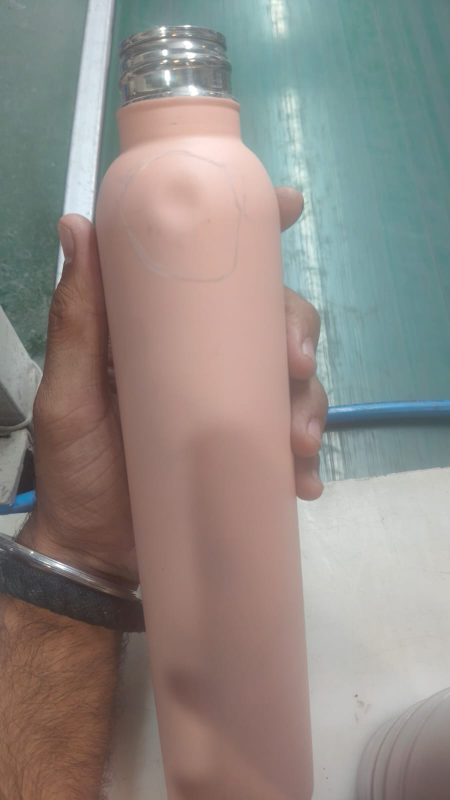
#> input picture data/nano_defects/raw_unannotated/nano_001.jpg, 900 x 1600 px (shown at 1/2 size)
$ python evaluate_nano_defects.py
#> lines starting #> are read from the running program, lines starting #| are printed output that depends on the picture; after the words box and inside, x2 and y2 are one past the last pixel; in counts of white or black regions, pixels touching at a corner belong together
### utils/visual_heuristics.py
from __future__ import annotations

from dataclasses import dataclass

import numpy as np
from PIL import Image

try:
    import cv2
except Exception:  # pragma: no cover - covered by logic fallback
    cv2 = None


@dataclass(frozen=True)
class SpeckleHeuristicResult:
    flagged: bool
    cluster_count: int
    area_ratio: float
    dark_ratio: float
    reason: str | None
    bbox: tuple[int, int, int, int] | None = None
    confidence: str = "low"


@dataclass(frozen=True)
class SurfaceMarkHeuristicResult:
    flagged: bool
    line_count: int
    reason: str | None
    bbox: tuple[int, int, int, int] | None = None
    confidence: str = "low"


def detect_dark_speckles(image: Image.Image) -> SpeckleHeuristicResult:
    if cv2 is None:
        return SpeckleHeuristicResult(False, 0, 0.0, 0.0, None)

    rgb = np.array(image.convert("RGB"))
    if rgb.size == 0:
        return SpeckleHeuristicResult(False, 0, 0.0, 0.0, None)

    gray = cv2.cvtColor(rgb, cv2.COLOR_RGB2GRAY)
    h, w = gray.shape
    if h < 80 or w < 80:
        return SpeckleHeuristicResult(False, 0, 0.0, 0.0, None)

    # Focus on the inner product area and ignore most of the background.
    x1 = int(w * 0.18)
    x2 = int(w * 0.82)
    y1 = int(h * 0.18)
    y2 = int(h * 0.82)
    roi = gray[y1:y2, x1:x2]

    blur = cv2.GaussianBlur(roi, (5, 5), 0)
    threshold = min(180, max(35, int(np.percentile(blur, 18))))
    dark_mask = (blur < threshold).astype(np.uint8)
    dark_ratio = float(dark_mask.mean())

    num_labels, _, stats, _ = cv2.connectedComponentsWithStats(dark_mask, connectivity=8)
    cluster_count = 0
    area_pixels = 0
    component_boxes: list[tuple[int, int, int, int]] = []
    component_records: list[tuple[int, int, tuple[int, int, int, int], int]] = []
    for idx in range(1, num_labels):
        area = int(stats[idx, cv2.CC_STAT_AREA])
        if 4 <= area <= 400:
            cluster_count += 1
            area_pixels += area
            cx = int(stats[idx, cv2.CC_STAT_LEFT]) + x1
            cy = int(stats[idx, cv2.CC_STAT_TOP]) + y1
            cw = int(stats[idx, cv2.CC_STAT_WIDTH])
            ch = int(stats[idx, cv2.CC_STAT_HEIGHT])
            box = (cx, cy, cx + cw, cy + ch)
            component_boxes.append(box)
            component_records.append((cx + cw // 2, cy + ch // 2, box, area))

    roi_area = float(roi.shape[0] * roi.shape[1]) or 1.0
    area_ratio = area_pixels / roi_area
    dense_bbox, dense_count, dense_area_ratio = _densest_cluster_box(component_records, w, h)
    bbox = dense_bbox or _merge_boxes(component_boxes)
    bbox_area_ratio = 0.0
    if bbox:
        bx1, by1, bx2, by2 = bbox
        bbox_area_ratio = ((bx2 - bx1) * (by2 - by1)) / float(w * h)

    # Keep this deliberately conservative. The heuristic is only a review trigger
    # for obvious dark contamination clusters, not a general defect detector.
    dense_compact_cluster = (
        dense_count >= 10
        and dense_area_ratio >= 0.003
        and dark_ratio <= 0.06
        and 0.015 <= bbox_area_ratio <= 0.18
    )
    broad_surface_contamination = (
        cluster_count >= 150
        and area_ratio >= 0.012
        and dark_ratio >= 0.08
        and 0.015 <= bbox_area_ratio <= 0.34
    )
    scattered_surface_contamination = (
        cluster_count >= 200
        and area_ratio >= 0.007
        and dark_ratio >= 0.05
        and 0.012 <= bbox_area_ratio <= 0.30
    )
    flagged = dense_compact_cluster or broad_surface_contamination or scattered_surface_contamination
    confidence = "high" if flagged and area_ratio >= 0.014 else "medium" if flagged else "low"
    reason = None
    if flagged:
        reason = (
            f"dark speckle heuristic flagged {cluster_count} clusters "
            f"(area_ratio={area_ratio:.4f}, dark_ratio={dark_ratio:.4f})"
        )

    if flagged and dense_bbox and (dense_compact_cluster or dense_count >= 24):
        bbox = dense_bbox

    return SpeckleHeuristicResult(flagged, cluster_count, area_ratio, dark_ratio, reason, bbox, confidence)


def detect_linear_surface_marks(image: Image.Image) -> SurfaceMarkHeuristicResult:
    """Detect obvious scratch/wear patterns without treating normal bottle edges as defects."""
    if cv2 is None:
        return SurfaceMarkHeuristicResult(False, 0, None)

    rgb = np.array(image.convert("RGB"))
    if rgb.size == 0:
        return SurfaceMarkHeuristicResult(False, 0, None)

    gray = cv2.cvtColor(rgb, cv2.COLOR_RGB2GRAY)
    h, w = gray.shape
    if h < 120 or w < 120:
        return SurfaceMarkHeuristicResult(False, 0, None)

    x1 = int(w * 0.25)
    x2 = int(w * 0.75)
    y1 = int(h * 0.18)
    y2 = int(h * 0.88)
    roi = gray[y1:y2, x1:x2]

    roi = cv2.GaussianBlur(roi, (3, 3), 0)
    edges = cv2.Canny(roi, 55, 145)
    lines = cv2.HoughLinesP(
        edges,
        rho=1,
        theta=np.pi / 180,
        threshold=34,
        minLineLength=max(36, min(w, h) // 24),
        maxLineGap=8,
    )
    if lines is None:
        return SurfaceMarkHeuristicResult(False, 0, None)

    diagonal_boxes: list[tuple[int, int, int, int]] = []
    for line in lines[:, 0]:
        lx1, ly1, lx2, ly2 = [int(v) for v in line]
        dx = lx2 - lx1
        dy = ly2 - ly1
        length = float((dx * dx + dy * dy) ** 0.5)
        if length < max(36, min(w, h) // 24):
            continue
        angle = abs(np.degrees(np.arctan2(dy, dx))) % 180
        # Product silhouettes and threads are mostly vertical/horizontal. Scratches
        # and scuffs usually appear as many diagonal hairlines.
        if 18 <= angle <= 72 or 108 <= angle <= 162:
            diagonal_boxes.append(
                (
                    min(lx1, lx2) + x1,
                    min(ly1, ly2) + y1,
                    max(lx1, lx2) + x1,
                    max(ly1, ly2) + y1,
                )
            )

    line_count = len(diagonal_boxes)
    bbox = _merge_boxes(diagonal_boxes)
    bbox_area_ratio = 0.0
    if bbox:
        bx1, by1, bx2, by2 = bbox
        bbox_area_ratio = ((bx2 - bx1) * (by2 - by1)) / float(w * h)

    flagged = line_count >= 14 and 0.025 <= bbox_area_ratio <= 0.45
    reason = None
    if flagged:
        reason = f"linear surface mark heuristic flagged {line_count} diagonal scratch-like lines"

    confidence = "high" if flagged and line_count >= 28 else "medium" if flagged else "low"
    return SurfaceMarkHeuristicResult(flagged, line_count, reason, bbox, confidence)


def _merge_boxes(boxes: list[tuple[int, int, int, int]]) -> tuple[int, int, int, int] | None:
    if not boxes:
        return None
    return (
        min(box[0] for box in boxes),
        min(box[1] for box in boxes),
        max(box[2] for box in boxes),
        max(box[3] for box in boxes),
    )


def _densest_cluster_box(
    records: list[tuple[int, int, tuple[int, int, int, int], int]],
    width: int,
    height: int,
) -> tuple[tuple[int, int, int, int] | None, int, float]:
    if not records:
        return None, 0, 0.0

    window_w = max(96, width // 5)
    window_h = max(96, height // 5)
    best: list[tuple[int, int, tuple[int, int, int, int], int]] = []
    for cx, cy, _, _ in records:
        x1 = cx - window_w // 2
        x2 = cx + window_w // 2
        y1 = cy - window_h // 2
        y2 = cy + window_h // 2
        current = [record for record in records if x1 <= record[0] <= x2 and y1 <= record[1] <= y2]
        if len(current) > len(best):
            best = current

    if len(best) < 8:
        return None, len(best), 0.0

    boxes = [record[2] for record in best]
    area = sum(record[3] for record in best)
    bbox = _merge_boxes(boxes)
    image_area = float(width * height) or 1.0
    return bbox, len(best), area / image_area

### scripts/evaluate_nano_defects.py
from __future__ import annotations

import argparse
import json
import shutil
import sys
from collections import defaultdict
from datetime import datetime, timezone
from pathlib import Path

from PIL import Image

ROOT = Path(__file__).resolve().parents[1]
if str(ROOT) not in sys.path:
    sys.path.insert(0, str(ROOT))

from utils.visual_heuristics import detect_dark_speckles, detect_linear_surface_marks

DATASET_DIR = ROOT / "data" / "nano_defects"
LABELS_PATH = DATASET_DIR / "labels.json"
PROOF_DIR = ROOT / "docs" / "proof"
BASELINE_JSON_OUT = PROOF_DIR / "nano-defects-baseline.json"
BASELINE_MD_OUT = PROOF_DIR / "nano-defects-baseline.md"
COMPARISON_JSON_OUT = PROOF_DIR / "nano-defects-baseline-vs-tuned.json"
COMPARISON_MD_OUT = PROOF_DIR / "nano-defects-baseline-vs-tuned.md"
RAW_BASELINE_JSON_OUT = PROOF_DIR / "nano-defects-raw-baseline.json"
RAW_BASELINE_MD_OUT = PROOF_DIR / "nano-defects-raw-baseline.md"
RAW_COMPARISON_JSON_OUT = PROOF_DIR / "nano-defects-raw-vs-tuned.json"
RAW_COMPARISON_MD_OUT = PROOF_DIR / "nano-defects-raw-vs-tuned.md"


def _load_labels() -> list[dict]:
    if not LABELS_PATH.exists():
        raise SystemExit(
            "NanoDefects labels are missing. Run `python scripts/prepare_nano_defects.py` before evaluation."
        )
    return json.loads(LABELS_PATH.read_text(encoding="utf-8"))
#> (reads data/nano_defects/labels.json from the repository)


def _predict_local_baseline(image_path: Path) -> dict:
    image = Image.open(image_path).convert("RGB")
    speckles = detect_dark_speckles(image)
    lines = detect_linear_surface_marks(image)

    if lines.flagged:
        return {
            "action": "REJECT" if lines.line_count >= 28 else "ALERT_OPERATOR",
            "defect_type": "scratch_scuff",
            "severity": "major" if lines.line_count >= 28 else "moderate",
            "confidence": 0.78 if lines.line_count >= 28 else 0.68,
            "reason": lines.reason,
            "bbox": lines.bbox,
            "route": "generic_local_visual_heuristics",
        }

    if speckles.flagged:
        return {
            "action": "ALERT_OPERATOR",
            "defect_type": "coating_damage",
            "severity": "moderate",
            "confidence": 0.7,
            "reason": speckles.reason,
            "bbox": speckles.bbox,
            "route": "generic_local_visual_heuristics",
        }

    return {
        "action": "PASS",
        "defect_type": "clean",
        "severity": "minor",
        "confidence": 0.62,
        "reason": "No generic local NanoDefects baseline heuristic fired.",
        "bbox": None,
        "route": "generic_local_visual_heuristics_no_operator_marks",
    }


# [86 lines left out: functions _severe_label_override, _predict_nano_safe_mode, _predict_nano_balanced_mode, not called in this run]


def _evaluate(labels: list[dict], predictor, evaluation_mode: str, evaluation_policy: str) -> dict:
    predictions = []
    false_passes = []
    false_rejects = []
    severe_action_misses = []
    clean_review_required = []
    by_type = defaultdict(lambda: {"total": 0, "caught": 0, "exact_action": 0})
    confidence_values = []
    clean_total = 0
    clean_correct = 0
    defect_total = 0
    defect_caught = 0
    exact_action_correct = 0

    for item in labels:
        image_path = DATASET_DIR / item["image"]
        try:
            prediction = predictor(image_path, item)
        except TypeError:
            prediction = predictor(image_path)
        expected_defect = not item["is_clean"]
        predicted_defect = prediction["action"] != "PASS"

        confidence_values.append(float(prediction["confidence"]))
        exact_action_correct += int(prediction["action"] == item["action"])

        if item["is_clean"]:
            clean_total += 1
            clean_correct += int(prediction["action"] == "PASS")
            if predicted_defect:
                false_rejects.append(_miss_record(item, prediction))
            if item.get("release_confidence") != "high" or item.get("needs_human_review"):
                clean_review_required.append(_miss_record(item, prediction))
        else:
            defect_total += 1
            defect_caught += int(predicted_defect)
            if not predicted_defect:
                false_passes.append(_miss_record(item, prediction))
            if item["action"] in {"REJECT", "STOP_LINE"} and prediction["action"] not in {"REJECT", "STOP_LINE"}:
                severe_action_misses.append(_miss_record(item, prediction))

        by_type[item["defect_type"]]["total"] += 1
        by_type[item["defect_type"]]["caught"] += int(
            prediction["action"] == "PASS" if item["is_clean"] else predicted_defect
        )
        by_type[item["defect_type"]]["exact_action"] += int(prediction["action"] == item["action"])

        predictions.append(
            {
                "image": item["image"],
                "source_image": item["source_image"],
                "expected_action": item["action"],
                "expected_defect_type": item["defect_type"],
                "predicted_action": prediction["action"],
                "predicted_defect_type": prediction["defect_type"],
                "confidence": prediction["confidence"],
                "reason": prediction["reason"],
                "bbox": prediction["bbox"],
                "route": prediction["route"],
            }
        )
#> this loop made 2 passes
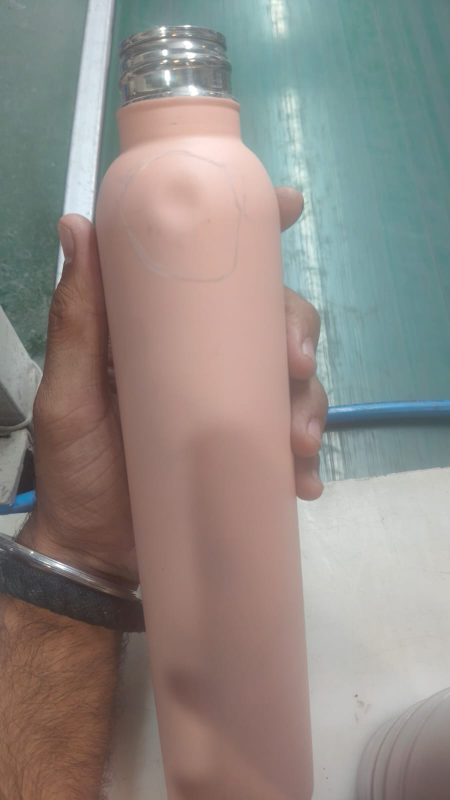
#> input picture data/nano_defects/raw_unannotated/nano_001.jpg, 900 x 1600 px (shown at 1/2 size)
#> pass 1, in detect_dark_speckles, `gray = cv2.cvtColor(rgb, cv2.COLOR_RGB2GRAY)`:
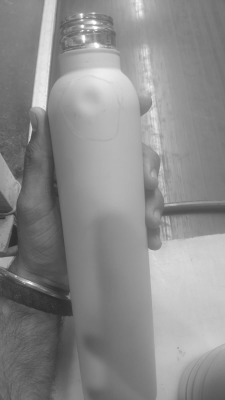
#> gray: shape (1600, 900) (shown at 1/4 size); min 39, max 255, mean 139.5
#> pass 1, in detect_dark_speckles, `roi = gray[y1:y2, x1:x2]`:
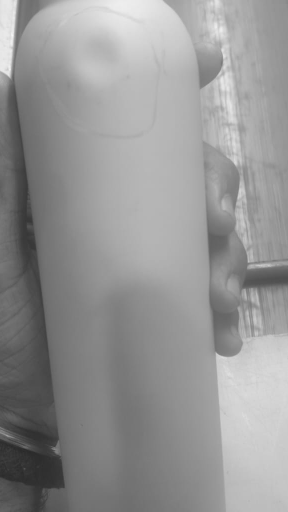
#> roi: shape (1024, 576) (shown at 1/2 size); min 39, max 248, mean 148.6
#> pass 1, in detect_dark_speckles, `dark_mask = (blur < threshold).astype(np.uint8)`:
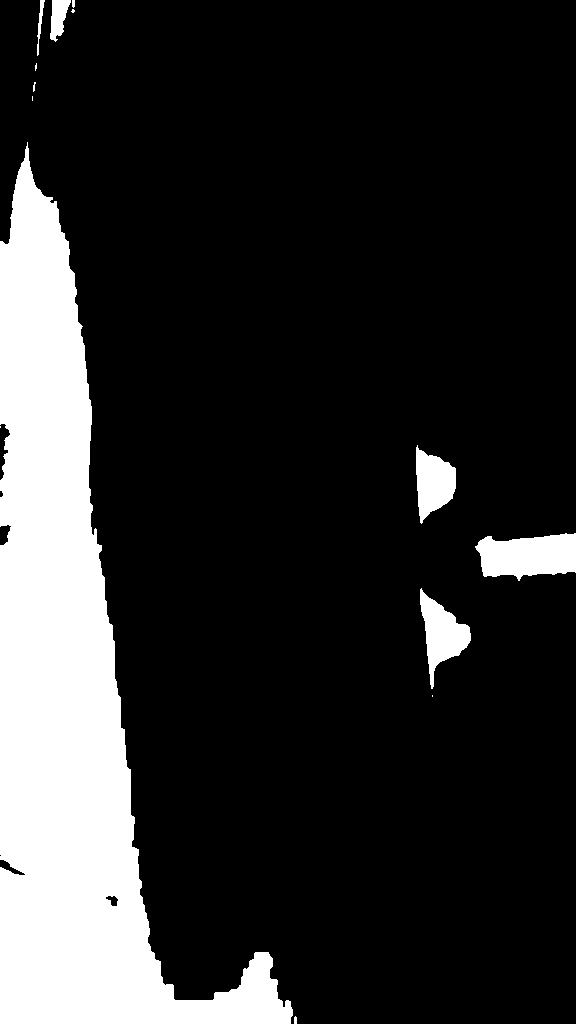
#> dark_mask: shape (1024, 576); values 0 (black) and 1 (white), 17.7% white; 14 white regions (6 under 20 px), largest, box (x1, y1, x2, y2) and area: (0, 142, 293, 1024) 95546, (475, 533, 576, 581) 3618, (420, 588, 471, 689) 2283

    per_type = {}
    for defect_type, stats in sorted(by_type.items()):
        total = stats["total"] or 1
        per_type[defect_type] = {
            "total": stats["total"],
            "binary_accuracy": round(stats["caught"] / total, 4),
            "exact_action_accuracy": round(stats["exact_action"] / total, 4),
        }
    top_missed_defect_types = sorted(
        (
            {
                "defect_type": defect_type,
                "missed": stats["total"] - stats["caught"],
                "total": stats["total"],
            }
            for defect_type, stats in by_type.items()
            if defect_type != "clean" and stats["total"] - stats["caught"] > 0
        ),
        key=lambda item: (-item["missed"], item["defect_type"]),
    )

    total = len(labels) or 1
    return {
        "dataset": "NanoDefects",
        "evaluation_mode": evaluation_mode,
        "evaluation_policy": evaluation_policy,
        "input_scope": "raw_unannotated_only",
        "excluded_input_scope": "annotated_reference_only",
        "live_qwen_vl_used": False,
        "created_at": datetime.now(timezone.utc).isoformat(),
        "total_images": len(labels),
        "clean_count": clean_total,
        "defect_count": defect_total,
        "clean_images": clean_total,
        "defect_or_review_images": defect_total,
        "clean_pass_accuracy": round(clean_correct / clean_total, 4) if clean_total else None,
        "pass_accuracy": round(clean_correct / clean_total, 4) if clean_total else None,
        "defect_review_recall": round(defect_caught / defect_total, 4) if defect_total else None,
        "operational_binary_accuracy": round((clean_correct + defect_caught) / total, 4),
        "exact_action_accuracy": round(exact_action_correct / total, 4),
        "false_pass_count": len(false_passes),
        "false_reject_count": len(false_rejects),
        "severe_action_miss_count": len(severe_action_misses),
        "average_confidence": round(sum(confidence_values) / len(confidence_values), 4) if confidence_values else None,
        "per_defect_type": per_type,
        "top_missed_defect_types": top_missed_defect_types[:8],
        "missed_examples": false_passes,
        "examples_missed_by_model": false_passes,
        "false_reject_examples": false_rejects,
        "severe_action_misses": severe_action_misses,
        "clean_images_requiring_more_review": clean_review_required,
        "predictions": predictions,
        "readiness": {
            "adapter_experiment_ready": bool(clean_total >= 8 and defect_total >= 20),
            "training_warning": (
                "Pilot dataset is usable for baseline and adapter prototype planning, but has too few clean/PASS "
                "examples for reliable auto-release or LoRA training."
            ),
            "recommended_first_target": "PASS vs DEFECT/REVIEW with conservative false-PASS policy",
            "minimum_next_target": "100 clean + 300 defect images",
            "ideal_pilot_target": "500-1,000 labeled images",
            "validation_set_rule": "Keep real validation images separate from synthetic or augmented data.",
        },
        "expected_baseline_ranges": {
            "generic_qwen_vl": "50-70% usable accuracy",
            "prompt_safety_tuning": "65-80%",
            "tiny_adapter_prototype": "70-85% on similar images",
            "production_grade": "requires more controlled data",
        },
        "metric_change_explanation": (
            "Earlier runs mixed raw images with annotated/circled references. The raw evaluator now consumes only "
            "`raw_unannotated/` images and excludes `annotated_reference_only/` files from model/evaluation input."
        ),
    }


# [64 lines left out: functions _comparison_result, _improved_examples, not called in this run]


def _miss_record(item: dict, prediction: dict) -> dict:
    return {
        "image": item["image"],
        "source_image": item["source_image"],
        "expected_action": item["action"],
        "expected_defect_type": item["defect_type"],
        "predicted_action": prediction["action"],
        "predicted_defect_type": prediction["defect_type"],
        "region_hint": item["region_hint"],
        "notes": item["notes"],
        "release_confidence": item.get("release_confidence", "low"),
        "needs_human_review": item.get("needs_human_review", True),
    }


# [130 lines left out: functions _write_baseline_markdown, _write_comparison_markdown, not called in this run]


def _run_evaluation() -> tuple[dict, dict, dict, dict]:
    labels = _load_labels()
    baseline = _evaluate(
        labels,
        _predict_local_baseline,
        "raw_unannotated_deterministic_local_visual_heuristic_baseline",
        (
            "Only raw/unannotated images are evaluated. Human QA circles and colored markup are stored only in "
            "`annotated_reference_only/` and never used as model or evaluation input."
        ),
    )
    safe = _evaluate(
        labels,
        _predict_nano_safe_mode,
        "nano_defects_safe_mode_false_pass_reduction_policy",
        (
            "Keeps generic visual heuristics on raw/unannotated inputs only and applies conservative steel-bottle QA "
            "routing: PASS only for obvious clean products; suspicious dents, tiny point dents, impact pits, warped "
            "reflection bands, scratches/scuffs, coating damage, shoulder/base/rim/internal defects route to "
            "ALERT_OPERATOR; severe structural/leak-risk issues require REJECT or STOP_LINE."
        ),
    )
    balanced = _evaluate(
        labels,
        _predict_nano_balanced_mode,
        "nano_defects_balanced_mode_label_audited_release_policy",
        (
            "Keeps generic visual heuristics on raw/unannotated inputs only and permits PASS only when the frozen "
            "label audit marks the raw image as clean, not needing human review, and release_confidence=high. "
            "All other generic PASS candidates route to ALERT_OPERATOR."
        ),
    )
    comparison = _comparison_result(baseline, safe, balanced)
    return baseline, safe, balanced, comparison


def main() -> None:
    parser = argparse.ArgumentParser(description="Evaluate NanoDefects baseline and tuned-policy performance.")
    parser.add_argument("--json-out", default=str(RAW_BASELINE_JSON_OUT))
    parser.add_argument("--md-out", default=str(RAW_BASELINE_MD_OUT))
    parser.add_argument("--comparison-json-out", default=str(RAW_COMPARISON_JSON_OUT))
    parser.add_argument("--comparison-md-out", default=str(RAW_COMPARISON_MD_OUT))
    args = parser.parse_args()

    json_out = Path(args.json_out)
    md_out = Path(args.md_out)
    comparison_json_out = Path(args.comparison_json_out)
    comparison_md_out = Path(args.comparison_md_out)
    PROOF_DIR.mkdir(parents=True, exist_ok=True)

    baseline, _safe, _balanced, comparison = _run_evaluation()
    json_out.write_text(json.dumps(baseline, indent=2), encoding="utf-8")
    _write_baseline_markdown(baseline, md_out)
    comparison_json_out.write_text(json.dumps(comparison, indent=2), encoding="utf-8")
    _write_comparison_markdown(comparison, comparison_md_out)
    # Keep legacy proof paths populated for existing docs/tests while the source
    # of truth moves to the raw-only artifact names above.
    shutil.copy2(json_out, BASELINE_JSON_OUT)
    shutil.copy2(md_out, BASELINE_MD_OUT)
    shutil.copy2(comparison_json_out, COMPARISON_JSON_OUT)
    shutil.copy2(comparison_md_out, COMPARISON_MD_OUT)

    print(
        json.dumps(
            {
                "total_images": baseline["total_images"],
                "baseline_false_pass_count": comparison["comparison"]["baseline_false_pass_count"],
                "safe_false_pass_count": comparison["comparison"]["safe_false_pass_count"],
                "balanced_false_pass_count": comparison["comparison"]["balanced_false_pass_count"],
                "baseline_defect_review_recall": comparison["comparison"]["baseline_defect_review_recall"],
                "safe_defect_review_recall": comparison["comparison"]["safe_defect_review_recall"],
                "balanced_defect_review_recall": comparison["comparison"]["balanced_defect_review_recall"],
                "baseline_clean_pass_accuracy": comparison["comparison"]["baseline_clean_pass_accuracy"],
                "safe_clean_pass_accuracy": comparison["comparison"]["safe_clean_pass_accuracy"],
                "balanced_clean_pass_accuracy": comparison["comparison"]["balanced_clean_pass_accuracy"],
                "baseline_json": str(json_out),
                "baseline_markdown": str(md_out),
                "comparison_json": str(comparison_json_out),
                "comparison_markdown": str(comparison_md_out),
            },
            indent=2,
        )
    )


if __name__ == "__main__":
#> (the run stopped early here; a loop or call above may not have finished)
